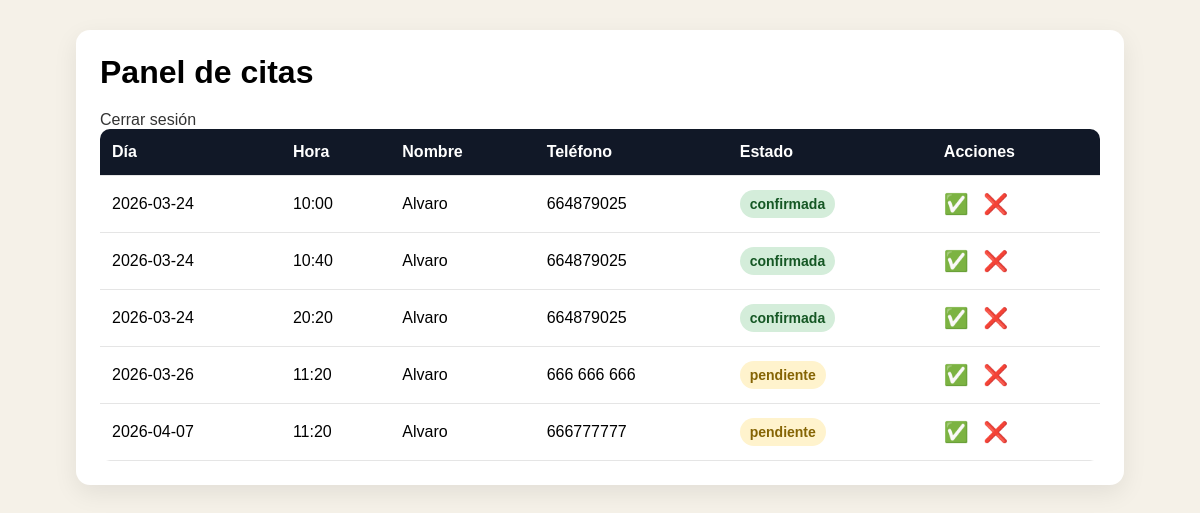
/admin (signed in), run on the app's committed database.
### tables this page shows
CREATE TABLE citas (
            id INTEGER PRIMARY KEY AUTOINCREMENT, 
            dia TEXT NOT NULL, 
            hora TEXT NOT NULL,
            nombre TEXT,
            telefono TEXT,
            estado TEXT DEFAULT 'pendiente'
        );

### app.py (the view)
@app.route("/admin")
def admin():
    if not session.get("admin"):
        return redirect("/login")
    conexion = sqlite3.connect("citas.db")
    cursor = conexion.cursor()
    cursor.execute("SELECT dia, hora, nombre, telefono, estado FROM citas ORDER BY dia, hora")
    citas = cursor.fetchall()
    conexion.close()
    return render_template("admin.html", citas=citas)

### templates/admin.html (shortened to what this page needs)
<!DOCTYPE html>
<html lang="es">
<head>
</head>
<body>
    <div class="contenedor">
        <h2>Panel de citas</h2>
        <a href="/logout" style="display.inline-block; margin-bottom: 20px; text-decoration: none; color: #333;">
            Cerrar sesión
        </a>
        {% if citas%}
        <table>
            <tr>
                <th>Día</th>
                <th>Hora</th>
                <th>Nombre</th>
                <th>Teléfono</th>
                <th>Estado</th>
                <th>Acciones</th>
            </tr>
            {% for cita in citas %}
            <tr>
                <td>{{ cita [0] }} </td>
                <td>{{ cita [1] }} </td>
                <td>{{ cita [2] }} </td>
                <td>{{ cita [3] }} </td>
                <td>
                    <span class="estado {{ cita [4] }}">
                        {{ cita [4] }}
                    </span>
                </td>
                <td class="acciones">
                    <a href="/confirmar/{{cita[0] }}/{{ cita[1] }}">✅</a>
                    <a href="/cancelar/{{cita[0] }}/{{ cita[1] }}">❌</a>
                </td>
            </tr>
            {% endfor %}
        </table>
        {% else %}
            <p class="vacio">No hay citas registradas.</p>
        {% endif %}
    </div>
<body>
</html>

### templates/admin.html (style rules this page uses)
body { font-family: Arial, sans-serif; background: #f5f1e8; margin: 0; padding: 30px; }
.contenedor { max-width: 1000px; margin: 0 auto; background: white; border-radius: 14px; padding: 24px; box-shadow: 0 8px 24px rgba(0,0,0,0.08); }
h2 { margin-top: 0; margin-bottom: 20px; font-size: 32px; }
table { width: 100%; border-collapse: collapse; overflow: hidden; border-radius: 10px; }
th, td { padding: 14px 12px; text-align: left; border-bottom: 1px solid #e5e5e5; }
th { background: #111827; color: white; }
.estado { font-weight: bold; padding: 6px 10px; border-radius: 999px; display: inline-block; font-size: 14px; }
.pendiente { background: #fff3cd; color: #856404; }
.confirmada { background: #d4edda; color: #155724; }
.acciones a { text-decoration: none; font-size: 20px; margin-right: 10px; }

### data on the page
citas: dia "2026-03-24", hora "10:00", nombre "Alvaro", telefono "664879025", estado "confirmada"
citas: dia "2026-03-24", hora "10:40", nombre "Alvaro", telefono "664879025", estado "confirmada"
citas: dia "2026-03-24", hora "20:20", nombre "Alvaro", telefono "664879025", estado "confirmada"
citas: dia "2026-03-26", hora "11:20", nombre "Alvaro", telefono "666 666 666", estado "pendiente"
citas: dia "2026-04-07", hora "11:20", nombre "Alvaro", telefono "666777777", estado "pendiente"
